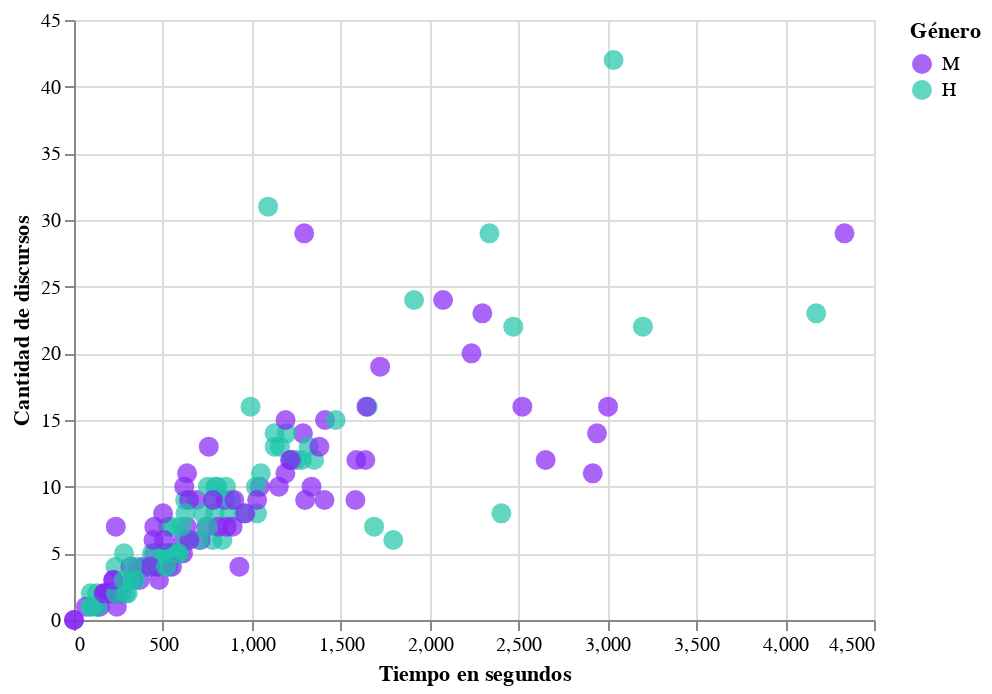

Notebook code cell kept with this figure:
### Markdown cell above
# ¿Las mujeres piden más o menos la palabra?

### Code cell
chart3 = alt.Chart(df).mark_point(filled=True, size=100).encode(x=alt.X('segundos_discursos', title='Tiempo en segundos'), 
                                           y=alt.Y('n_discursos', title='Cantidad de discursos'), 
                                           color=color_genero, tooltip='nombre')
chart3

### Figure 1 — Vega-Lite specification as saved in the notebook (floating-point values rounded to 4 significant figures; data arrays with more than 128 entries replaced by an {"elided": "..."} marker saying what was removed)
{"config": {"view": {"continuousWidth": 400, "continuousHeight": 300}}, "data": {"name": "data-d0634ad75e305f5e2604f6d6873d1037"}, "mark": {"type": "point", "filled": true, "size": 100}, "encoding": {"color": {"type": "nominal", "field": "genero", "scale": {"domain": ["M", "H"], "range": ["#8624F5", "#1FC3AA"]}, "title": "Género"}, "tooltip": {"type": "nominal", "field": "nombre"}, "x": {"type": "quantitative", "field": "segundos_discursos", "title": "Tiempo en segundos"}, "y": {"type": "quantitative", "field": "n_discursos", "title": "Cantidad de discursos"}}, "$schema": "https://vega.github.io/schema/vega-lite/v4.8.1.json", "datasets": {"data-d0634ad75e305f5e2604f6d6873d1037": {"elided": "155 records"}}}
